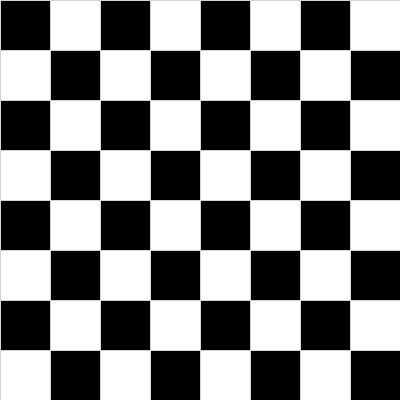
Frame 1 (no input)
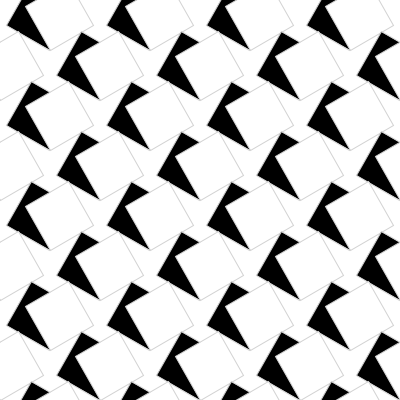
Frame 60 (the mouse pressed at the canvas centre just before this capture)
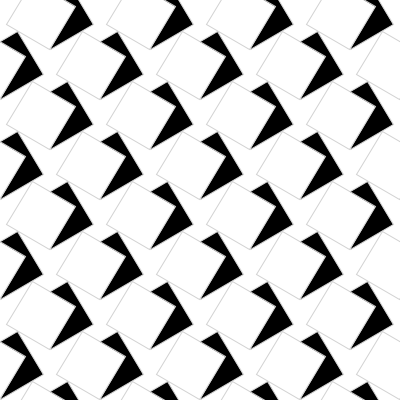
Frame 120 (the mouse held since frame 60 and released just before this capture)

The Processing sketch that drew these frames (run headless with seeded random() and noise(); from frame 60 on, the mouse is pressed at the canvas centre):

// Processing sketch: processing_170734
// ── processing_170734.pde

float rSize; 
float rx, ry; 
float tx; 
float angleR;
float angleStep; 
boolean strokeOn = true; 

void setup() {
  size(400, 400); 
  background(255); 
  smooth(); 

  rSize = 50;
  angleR = 0; 
  rx = -rSize; 
  ry = -rSize;     
  tx = 0;    
  angleStep = 0.5;
}

void draw() {
  background(255); 
  if (strokeOn) {
    stroke(210);
  } else {
    noStroke();
  }

  int counter = 0; 
  int countStart = 0;  
  for (float my = rSize; my <= height+rSize; my += rSize) {

    counter = (countStart%2 == 0) ? 0 : 1;  

    for (float mx = tx-rSize; mx <= width+rSize; mx += rSize) {      
      pushMatrix();
      if (counter%2 == 0) { 
        fill(0); 
        translate(mx, my);
        rotate(radians(constrain(angleR, 0, 90)));
      } else {
        fill(255); 
        translate(mx-rSize, my);
        rotate(radians(90-constrain(angleR, 0, 90)));
      }      
      rect(rx, ry, rSize, rSize);    
      popMatrix();
      counter++;
    }

    countStart++;
  }

  angleR += angleStep; 
  if (angleR > 95) {    
    angleR = 0;
    if (tx >= rSize) { 
      tx = 0;
    } else { 
      tx += rSize;
    }
  }
}

void keyReleased(){
  if(key == 'g' || key == 'G'){
    strokeOn = (strokeOn) ? false : true; 
  }
}
